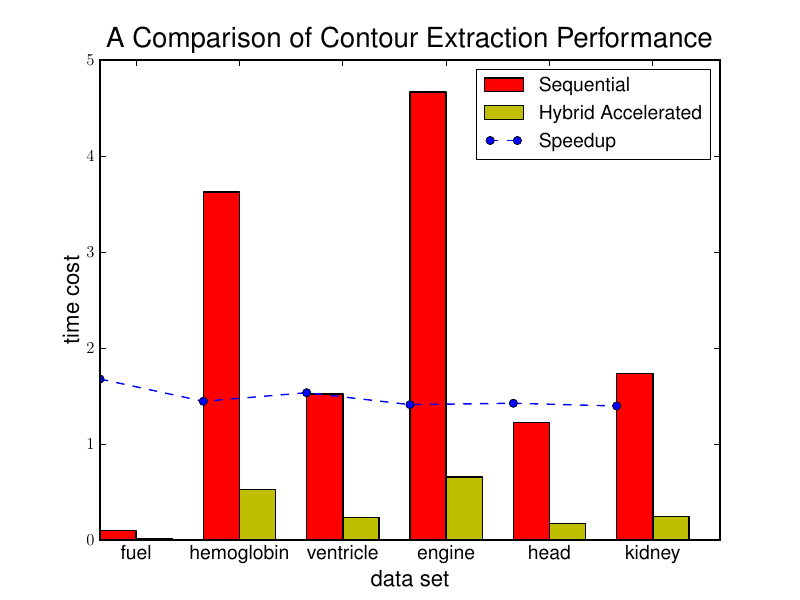

Recreate this plot in Python.
#!/usr/bin/env python

import os
# from numpy import *
# from matplotlib.pyplot import *
from pylab import *
# from matplotlib.font_manager import fontManager, FontProperties

from matplotlib import rc
# rc('font',**{'family':'sans-serif','sans-serif':['Helvetica']})
# rc('font',**{'family':'serif','serif':['Times']})
# rc('font',**{'family':'monospace','monospace':['Courier']})
rc('text', usetex=True)
rc('legend', fontsize=14)
rc('axes', titlesize=20)
rc('axes', labelsize=16)
rc('xtick', labelsize=14)

# params = {'backend': 'ps',
#           'axes.labelsize': 12,
#           'text.fontsize': 12,
#           'legend.fontsize': 12,
#           'title.fontsize': 14,
#           'xtick.labelsize': 10,
#           'ytick.labelsize': 10,
#           'text.usetex': True}
# rcParams.update(params)

# data = array([[1,0.574], [2,0.393], [3,0.334], [4,0.329], [5, 0.333], [6, 0.341], [7, 0.371], [8,0.393], [16,0.499], [32,0.539]])
data = array([['fuel', 0.0984, 0.0165],
              ['hemoglobin', 3.626, 0.524], 
              ['ventricle', 1.5214, 0.2334],
              ['engine', 4.6664, 0.6580], 
              ['head', 1.2250, 0.1745], 
              ['kidney', 1.7316, 0.2417]
              ]
             )

fn = 'fig-perf-bar.pdf'

# print a[:,1]
# plot(data[:,0],data[:,1])
n = arange(data[:,1].size)
# print data[:,1].tolist()
width = .35

# bar(n, data[:,1].tolist())
a = array([float(x) for x in data[:,1].tolist()])
# a = data[:,1] # array([2.0,3.0,4.0])
b = array([float(x) for x in data[:,2].tolist()]) # array([3.0,4.0,5.0])

re = b/a


print n
print a
print b
print re, '->', average(re)

p1 = bar(n, a, width, color='r')
p2 = bar(n+width, b, width, color='y'# , bottom=a
         )
p3 = plot(re*10, "bo--")
# bar(n, a, width, color='y', yerr=a)
# show()

xticks(n+width, data[:,0])
# yticks(arange(0, max(a+b)*2, 2))
xlabel('data set')
ylabel('time cost')
title('A Comparison of Contour Extraction Performance')
legend((p1[0], p2[0], p3[0]), ('Sequential', 'Hybrid Accelerated', 'Speedup'))
savefig(fn)
show()






# os.system('display '+fn)
# os.system('epstopdf '+fn)
# os.system('evince propagate-performance.pdf')

